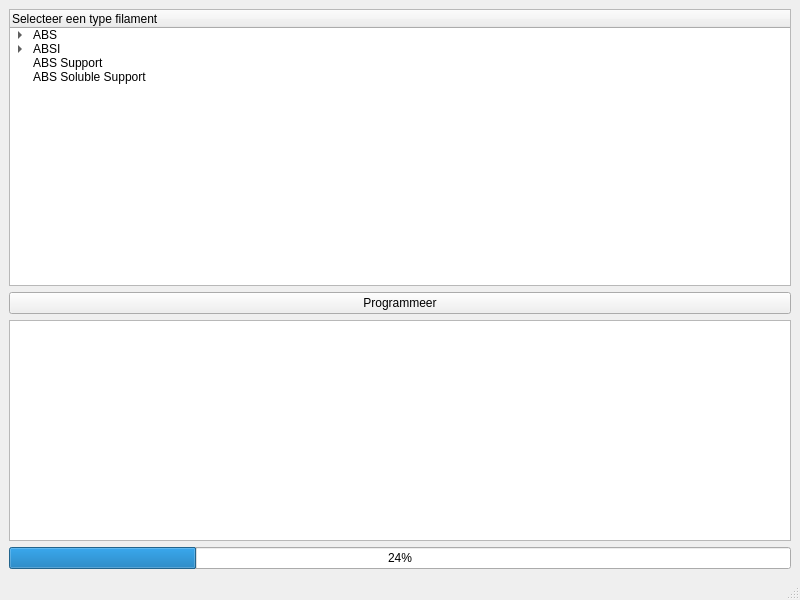
<?xml version="1.0" encoding="UTF-8"?>
<ui version="4.0">
 <class>MainWindow</class>
 <widget class="QMainWindow" name="MainWindow">
  <property name="geometry">
   <rect>
    <x>0</x>
    <y>0</y>
    <width>800</width>
    <height>600</height>
   </rect>
  </property>
  <property name="windowTitle">
   <string>Cartridge Programmer</string>
  </property>
  <widget class="QWidget" name="centralwidget">
   <layout class="QGridLayout" name="gridLayout">
    <item row="0" column="0">
     <layout class="QVBoxLayout" name="verticalLayout">
      <item>
       <widget class="QTreeWidget" name="material_tree">
        <column>
         <property name="text">
          <string>Selecteer een type filament</string>
         </property>
        </column>
        <item>
         <property name="text">
          <string>ABS</string>
         </property>
         <item>
          <property name="text">
           <string>ABS Rood</string>
          </property>
         </item>
         <item>
          <property name="text">
           <string>ABS Groen</string>
          </property>
         </item>
         <item>
          <property name="text">
           <string>ABS Zwart</string>
          </property>
         </item>
         <item>
          <property name="text">
           <string>ABS Geel</string>
          </property>
         </item>
         <item>
          <property name="text">
           <string>ABS Blauw</string>
          </property>
         </item>
         <item>
          <property name="text">
           <string>ABS Overig</string>
          </property>
         </item>
        </item>
        <item>
         <property name="text">
          <string>ABSI</string>
         </property>
         <item>
          <property name="text">
           <string>ABSI Rood</string>
          </property>
         </item>
         <item>
          <property name="text">
           <string>ABSI Groen</string>
          </property>
         </item>
         <item>
          <property name="text">
           <string>ABSI Zwart</string>
          </property>
         </item>
         <item>
          <property name="text">
           <string>ABSI Geel</string>
          </property>
         </item>
         <item>
          <property name="text">
           <string>ABSI Blauw</string>
          </property>
         </item>
         <item>
          <property name="text">
           <string>ABSI Overig</string>
          </property>
         </item>
        </item>
        <item>
         <property name="text">
          <string>ABS Support</string>
         </property>
        </item>
        <item>
         <property name="text">
          <string>ABS Soluble Support</string>
         </property>
        </item>
       </widget>
      </item>
     </layout>
    </item>
    <item row="1" column="0">
     <layout class="QVBoxLayout" name="verticalLayout_2">
      <item>
       <widget class="QPushButton" name="programmeer_pb">
        <property name="text">
         <string>Programmeer</string>
        </property>
       </widget>
      </item>
      <item>
       <widget class="QTextBrowser" name="textBrowser"/>
      </item>
      <item>
       <widget class="QProgressBar" name="progressBar">
        <property name="value">
         <number>24</number>
        </property>
       </widget>
      </item>
     </layout>
    </item>
   </layout>
  </widget>
  <widget class="QMenuBar" name="menubar">
   <property name="geometry">
    <rect>
     <x>0</x>
     <y>0</y>
     <width>800</width>
     <height>27</height>
    </rect>
   </property>
  </widget>
  <widget class="QStatusBar" name="statusbar"/>
 </widget>
 <resources/>
 <connections/>
</ui>
